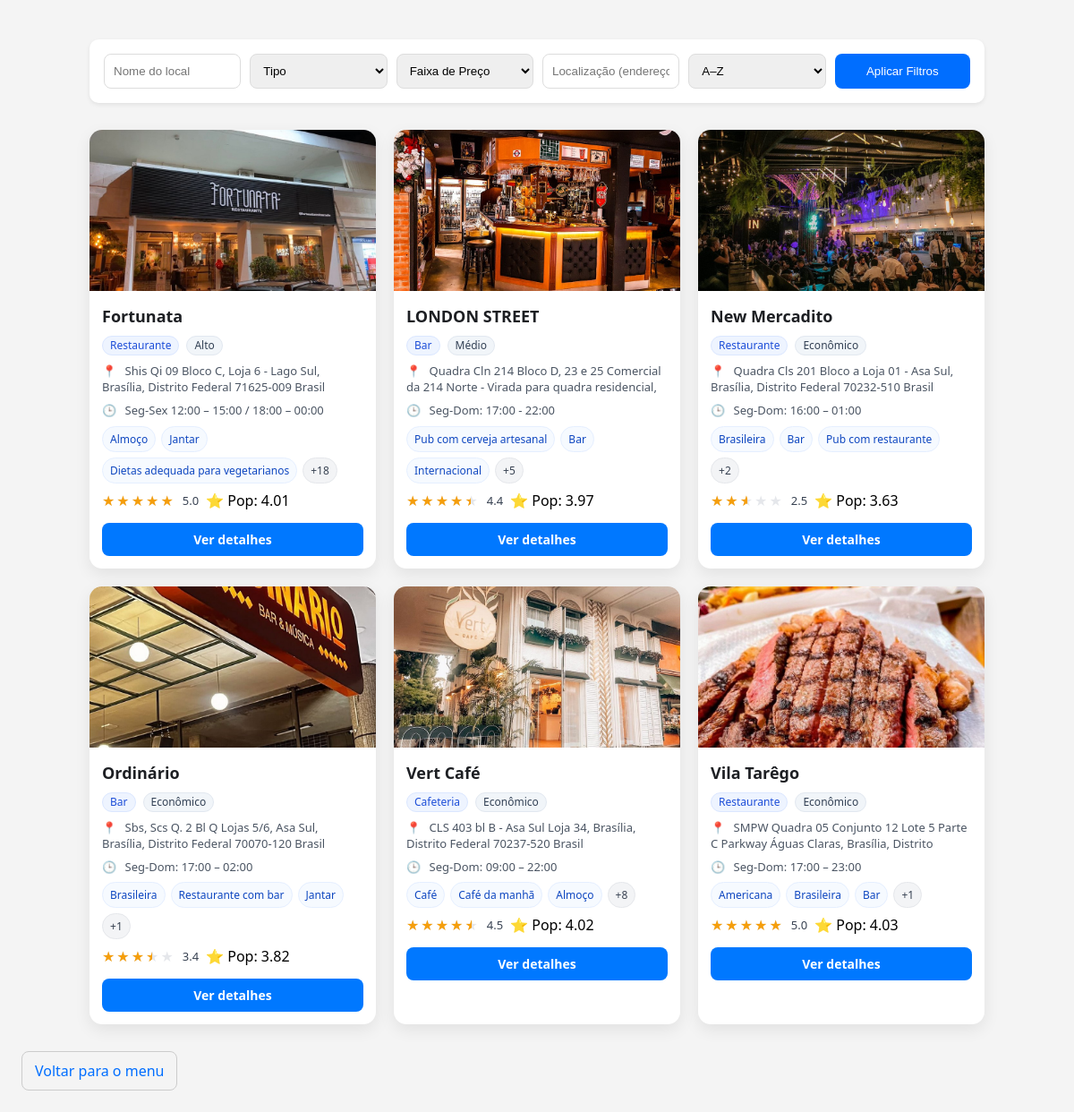
/locais/explorar.php, run on the app's committed database.
### tables this page shows
CREATE TABLE locais (
  id_local INT AUTO_INCREMENT PRIMARY KEY,

   
  nome VARCHAR(120) NOT NULL,
  tipo ENUM(
    'Restaurante','Bar','Cafeteria','Lanchonete','Pizzaria',
    'Parque','Praça','Museu','Teatro','Show','Evento',
    'Feira','Mercado','Atração Turística','Outro'
  ) NOT NULL,

   
  descricao TEXT,

   
  endereco VARCHAR(255) NOT NULL,

   
  faixa_preco ENUM('Econômico','Médio','Alto') NOT NULL,

   
  horario_funcionamento TEXT,

   
  site VARCHAR(255),
  telefone VARCHAR(25),
  email_contato VARCHAR(120),
  redes_sociais TEXT,

   
  servicos TEXT,

   
  imagem_capa VARCHAR(255),
  avaliacao_media FLOAT DEFAULT 0,

   
  criado_em TIMESTAMP DEFAULT CURRENT_TIMESTAMP,
  atualizado_em TIMESTAMP DEFAULT CURRENT_TIMESTAMP ON UPDATE CURRENT_TIMESTAMP,

   
  INDEX idx_locais_tipo (tipo),
  INDEX idx_locais_faixa (faixa_preco),
  INDEX idx_locais_nome (nome)
);

### bd/conexao.php (called while the page is built, shortened)
<?php
function url(string $path): string {
    return rtrim(BASE_PATH, '/') . '/' . ltrim($path, '/');
}

### locais/explorar.php (the view, shortened to what this page needs)
<?php
require __DIR__ . '/../bd/conexao.php';
$pdo = pdo();
$endereco    = $_GET['endereco']    ?? '';
$nome        = $_GET['nome']        ?? '';
$ordenar     = $_GET['ordenar']     ?? 'nome';
$query = "
SELECT
  l.id_local,
  l.nome,
  l.tipo,
  l.endereco,
  l.faixa_preco,
  l.horario_funcionamento,
  l.servicos,
  l.imagem_capa,
  COALESCE(AVG(a.nota), 0) AS avaliacao_media,
  COUNT(a.id_avaliacao) AS total_avaliacoes,
  -- Cálculo de popularidade (modelo IMDb)
  (
    (COUNT(a.id_avaliacao) / (COUNT(a.id_avaliacao) + 50)) * COALESCE(AVG(a.nota), 0)
    +
    (50 / (COUNT(a.id_avaliacao) + 50)) * (SELECT AVG(nota) FROM avaliacoes)
  ) AS popularidade
FROM locais l
LEFT JOIN avaliacoes a ON a.id_local = l.id_local
WHERE 1=1
";
$query .= " GROUP BY l.id_local ";
switch ($ordenar) {
    default:
        $query .= " ORDER BY l.nome ASC";
        break;
}
$stmt = $pdo->prepare($query);
$stmt->execute();
$locais = $stmt->fetchAll(PDO::FETCH_ASSOC);
function split_list($str) {
    $parts = array_map('trim', explode(',', (string)$str));
    return array_values(array_filter($parts, fn($v) => $v !== ''));
}
?>
<!DOCTYPE html>
<html lang="pt-br">
<head>
    <link rel="stylesheet" href="../css/explorar.css">
</head>
<body>
    <div class="filters-container">
        <form method="GET" class="filters-form">
            <input type="text" name="nome" placeholder="Nome do local" value="<?= htmlspecialchars($nome) ?>">
            <select name="tipo">
                <option value="">Tipo</option>
            </select>
            <select name="faixa_preco">
                <option value="">Faixa de Preço</option>
            </select>
            <input type="text" name="endereco" placeholder="Localização (endereço, bairro, rua...)" value="<?= htmlspecialchars($endereco) ?>">
            <select name="ordenar" onchange="this.form.submit()">
                <option value="nome" <?= $ordenar === 'nome' ? 'selected' : '' ?>>A–Z</option>
            </select>
            <button type="submit">Aplicar Filtros</button>
        </form>
    </div>
    <div class="locais-container">
        <?php foreach ($locais as $local): ?>
            <?php
              $img = $local['imagem_capa']
                     ? "../img/capa-locais/" . htmlspecialchars($local['imagem_capa'])
                     : "../img/default-profile.jpg";
              $nomeCard = htmlspecialchars($local['nome']);
              $tipoCard = htmlspecialchars($local['tipo']);
              $preco    = htmlspecialchars($local['faixa_preco']);
              $end      = htmlspecialchars($local['endereco'] ?? '');
              $rating = (float)($local['avaliacao_media'] ?? 0);
              $rating = max(0, min(5, $rating));
              $ratingPct = ($rating / 5) * 100;
              $pop = number_format((float)($local['popularidade'] ?? 0), 2);
              $horario_snippet = '';
              if (!empty($local['horario_funcionamento'])) {
                $parts = preg_split('/[;\n]+/', (string)$local['horario_funcionamento']);
                $horario_snippet = trim($parts[0] ?? '');
              }
              $servicos_arr = split_list($local['servicos'] ?? '');
              $serv_preview = array_slice($servicos_arr, 0, 3);
              $serv_extra   = max(0, count($servicos_arr) - 3);
            ?>
            <div class="local-card">
              <img src="<?= $img ?>" alt="Imagem de <?= $nomeCard ?>" class="local-image">
              <div class="local-body">
                <h3 class="local-title"><?= $nomeCard ?></h3>
                <div class="badges-row">
                  <span class="badge badge-type"><?= $tipoCard ?></span>
                  <span class="badge badge-preco"><?= $preco ?></span>
                </div>
                <?php if ($end): ?>
                  <p class="local-address"><span class="icon">📍</span> <?= $end ?></p>
                <?php endif; ?>
                <?php if ($horario_snippet): ?>
                  <p class="local-hours"><span class="icon">🕒</span> <?= htmlspecialchars($horario_snippet) ?></p>
                <?php endif; ?>
                <?php if (!empty($serv_preview)): ?>
                  <div class="chips">
                    <?php foreach ($serv_preview as $s): ?>
                      <span class="chip"><?= htmlspecialchars($s) ?></span>
                    <?php endforeach; ?>
                    <?php if ($serv_extra > 0): ?>
                      <span class="chip chip-more">+<?= $serv_extra ?></span>
                    <?php endif; ?>
                  </div>
                <?php endif; ?>
                <div class="rating-row">
                  <div class="stars" style="--rating-pct: <?= $ratingPct ?>%;" aria-label="Avaliação <?= number_format($rating,1) ?> de 5"></div>
                  <span class="rating-number"><?= number_format($rating,1) ?></span>
                  <span class="popularity-number">⭐ Pop: <?= $pop ?></span>
                </div>
                <a href="detalhes.php?id=<?= (int)$local['id_local'] ?>" class="btn-detalhes">Ver detalhes</a>
              </div>
            </div>
        <?php endforeach; ?>
    </div>
    <a class="link-button" href="<?= url('./dashboard.php') ?>">Voltar para o menu</a>
</body>
</html>

### css/explorar.css (style rules this page uses)
* { margin: 0; padding: 0; box-sizing: border-box; }
body { font-family: system-ui, Arial, sans-serif; background-color: #f4f4f4; padding: 24px; }
.link-button { display: inline-block; padding: 10px 14px; border: 1px solid #ccc; border-radius: 8px; text-decoration: none; color: #006eff; text-align: center; }
.filters-container { width: 100%; max-width: 1000px; margin: 20px auto; padding: 16px; background: #fff; border-radius: 10px; box-shadow: 0 2px 5px rgba(0,0,0,0.08); }
.filters-form { display: flex; flex-wrap: wrap; gap: 10px; }
.filters-form input, .filters-form select, .filters-form button { flex: 1; min-width: 150px; padding: 10px; border: 1px solid #ddd; border-radius: 8px; }
.filters-form button { background: #006eff; color: #fff; border: none; cursor: pointer; transition: 0.2s; }
.locais-container { width: 100%; max-width: 1000px; margin: 30px auto; display: grid; grid-template-columns: repeat(auto-fill, minmax(270px, 1fr)); gap: 20px; }
.local-card { background: #fff; border-radius: 14px; box-shadow: 0 6px 18px rgba(0,0,0,0.08); overflow: hidden; display: flex; flex-direction: column; transition: transform .18s ease, box-shadow .18s ease; }
.local-image { width: 100%; height: 180px; object-fit: cover; display: block; }
.local-body { padding: 12px 14px 14px; display: flex; flex-direction: column; gap: 8px; }
.local-title { font-size: 18px; color: #1d1f23; margin: 4px 0 2px; }
.badges-row { display: flex; gap: 8px; flex-wrap: wrap; }
.badge { display: inline-block; padding: 4px 8px; border-radius: 999px; font-size: 12px; line-height: 1; border: 1px solid transparent; }
.badge-type { background: #eef4ff; color: #1d4ed8; border-color: #dbe7ff; }
.badge-preco { background: #f1f5f9; color: #334155; border-color: #e2e8f0; }
.local-address, .local-hours { font-size: 13px; color: #4b5563; line-height: 1.4; max-height: calc(1.4em * 2); overflow: hidden; text-overflow: ellipsis; display: block; }
.icon { margin-right: 6px; }
.chips { display: flex; flex-wrap: wrap; gap: 6px; }
.chip { font-size: 12px; padding: 5px 8px; border-radius: 999px; background: #f6faff; color: #0f47c0; border: 1px solid #e5efff; }
.chip-more { background: #f3f4f6; color: #374151; border-color: #e5e7eb; }
.rating-row { display: flex; align-items: center; gap: 8px; }
.stars { position: relative; display: inline-block; font-size: 16px; line-height: 1; letter-spacing: 2px; height: 1em; }
.stars::before { content: "★★★★★"; color: #e5e7eb; }
.stars::after { content: "★★★★★"; color: #f59e0b; position: absolute; top: 0; left: 0; width: var(--rating-pct, 0%); overflow: hidden; white-space: nowrap; }
.rating-number { font-size: 13px; color: #374151; }
.btn-detalhes { display: inline-block; margin-top: 6px; padding: 9px 14px; background-color: #0078ff; color: #fff; border-radius: 8px; text-align: center; text-decoration: none; font-size: 14px; font-weight: 600; transition: background-color .25s ease, transform .18s ease; }

### data on the page
locais: imagem_capa (picture), nome "Fortunata", tipo "Restaurante", faixa_preco "Alto", endereco "Shis Qi 09 Bloco C, Loja 6 - Lago Sul, Brasília, Distrito Federal 71625-009 Brasil", horario_funcionamento "Seg-Sex 12:00 – 15:00 / 18:00 – 00:00", servicos "Almoço", servicos "Jantar", servicos "Dietas adequada para vegetarianos", servicos "18", $ratingPct 100 (drawn), rating "5.0", pop "4.01"
locais: imagem_capa (picture), nome "LONDON STREET", tipo "Bar", faixa_preco "Médio", endereco "Quadra Cln 214 Bloco D, 23 e 25 Comercial da 214 Norte - Virada para quadra residencial,…", horario_funcionamento "Seg-Dom: 17:00 - 22:00", servicos "Pub com cerveja artesanal", servicos "Bar", servicos "Internacional", servicos "5", $ratingPct 87.5 (drawn), rating "4.4", pop "3.97"
locais: imagem_capa (picture), nome "New Mercadito", tipo "Restaurante", faixa_preco "Econômico", endereco "Quadra Cls 201 Bloco a Loja 01 - Asa Sul, Brasília, Distrito Federal 70232-510 Brasil", horario_funcionamento "Seg-Dom: 16:00 – 01:00", servicos "Brasileira", servicos "Bar", servicos "Pub com restaurante", servicos "2", $ratingPct 50.77 (drawn), rating "2.5", pop "3.63"
locais: imagem_capa (picture), nome "Ordinário", tipo "Bar", faixa_preco "Econômico", endereco "Sbs, Scs Q. 2 Bl Q Lojas 5/6, Asa Sul, Brasília, Distrito Federal 70070-120 Brasil", horario_funcionamento "Seg-Dom: 17:00 – 02:00", servicos "Brasileira", servicos "Restaurante com bar", servicos "Jantar", servicos "1", $ratingPct 68 (drawn), rating "3.4", pop "3.82"
locais: imagem_capa (picture), nome "Vert Café", tipo "Cafeteria", faixa_preco "Econômico", endereco "CLS 403 bl B - Asa Sul Loja 34, Brasília, Distrito Federal 70237-520 Brasil", horario_funcionamento "Seg-Dom: 09:00 – 22:00", servicos "Café", servicos "Café da manhã", servicos "Almoço", servicos "8", $ratingPct 89.23 (drawn), rating "4.5", pop "4.02"
locais: imagem_capa (picture), nome "Vila Tarêgo", tipo "Restaurante", faixa_preco "Econômico", endereco "SMPW Quadra 05 Conjunto 12 Lote 5 Parte C Parkway Águas Claras, Brasília, Distrito…", horario_funcionamento "Seg-Dom: 17:00 – 23:00", servicos "Americana", servicos "Brasileira", servicos "Bar", servicos "1", $ratingPct 100 (drawn), rating "5.0", pop "4.03"
